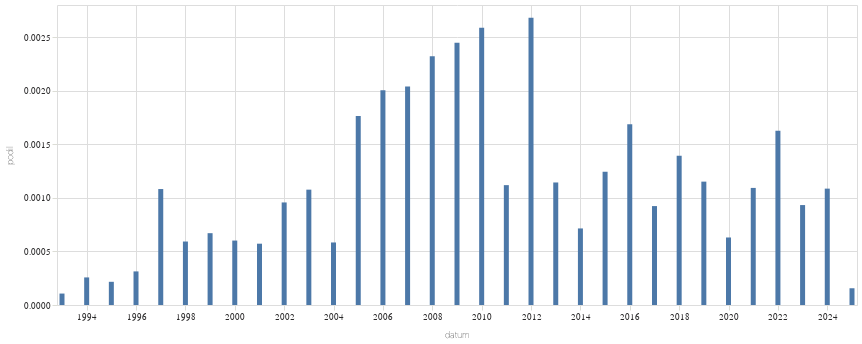

Notebook code for this chart:
### Code cell
alt.Chart(
    zavorka("výkřiky").to_pandas(),
    width = 800
).mark_bar(
).encode(
    alt.X('datum:T'),
    alt.Y('podil:Q')
)

### Figure 1 — Vega-Lite specification as saved in the notebook (floating-point values rounded to 4 significant figures)
{"config": {"title": {"font": "Noticia Text", "fontSize": 11.5, "anchor": "start", "lineHeight": 19, "fontWeight": "bolder", "subtitleFont": "Noticia Text", "subtitleFontSize": 10, "subtitleLineHeight": 15, "subtitlePadding": 10, "dy": -10, "color": "#292829", "subtitleColor": "#292829"}, "axis": {"labelFont": "Asap", "titleFont": "Asap", "fontWeight": "lighter", "titleFontWeight": "lighter", "labelFontSize": 9, "titleFontSize": 9, "labelPadding": 2, "titlePadding": 9, "domainOpacity": 0, "tickColor": "#DCDDD6", "labelColor": "#292829"}, "legend": {"labelFont": "Asap", "labelFontWeight": "normal", "titleFont": "Asap", "titleFontWeight": "normal", "labelFontSize": 9, "titleFontSize": 9, "labelColor": "#292829"}}, "data": {"name": "data-1703025a2f007c08f71a3f12e7ceb5e0"}, "mark": {"type": "bar"}, "encoding": {"x": {"field": "datum", "type": "temporal"}, "y": {"field": "podil", "type": "quantitative"}}, "width": 800, "$schema": "https://vega.github.io/schema/vega-lite/v5.8.0.json", "datasets": {"data-1703025a2f007c08f71a3f12e7ceb5e0": [{"id": 1, "datum": "1993-01-01T00:00:00", "id_right": 9366, "podil": 0.0001068}, {"id": 2, "datum": "1994-01-01T00:00:00", "id_right": 7771, "podil": 0.0002574}, {"id": 2, "datum": "1995-01-01T00:00:00", "id_right": 9237, "podil": 0.0002165}, {"id": 3, "datum": "1996-01-01T00:00:00", "id_right": 9568, "podil": 0.0003135}, {"id": 18, "datum": "1997-01-01T00:00:00", "id_right": 16632, "podil": 0.001082}, {"id": 7, "datum": "1998-01-01T00:00:00", "id_right": 11816, "podil": 0.0005924}, {"id": 14, "datum": "1999-01-01T00:00:00", "id_right": 20885, "podil": 0.0006703}, {"id": 15, "datum": "2000-01-01T00:00:00", "id_right": 24941, "podil": 0.0006014}, {"id": 12, "datum": "2001-01-01T00:00:00", "id_right": 20971, "podil": 0.0005722}, {"id": 16, "datum": "2002-01-01T00:00:00", "id_right": 16715, "podil": 0.0009572}, {"id": 24, "datum": "2003-01-01T00:00:00", "id_right": 22293, "podil": 0.001077}, {"id": 12, "datum": "2004-01-01T00:00:00", "id_right": 20561, "podil": 0.0005836}, {"id": 41, "datum": "2005-01-01T00:00:00", "id_right": 23234, "podil": 0.001765}, {"id": 29, "datum": "2006-01-01T00:00:00", "id_right": 14472, "podil": 0.002004}, {"id": 29, "datum": "2007-01-01T00:00:00", "id_right": 14220, "podil": 0.002039}, {"id": 34, "datum": "2008-01-01T00:00:00", "id_right": 14651, "podil": 0.002321}, {"id": 41, "datum": "2009-01-01T00:00:00", "id_right": 16744, "podil": 0.002449}, {"id": 33, "datum": "2010-01-01T00:00:00", "id_right": 12756, "podil": 0.002587}, {"id": 20, "datum": "2011-01-01T00:00:00", "id_right": 17878, "podil": 0.001119}, {"id": 39, "datum": "2012-01-01T00:00:00", "id_right": 14550, "podil": 0.00268}, {"id": 11, "datum": "2013-01-01T00:00:00", "id_right": 9619, "podil": 0.001144}, {"id": 15, "datum": "2014-01-01T00:00:00", "id_right": 20991, "podil": 0.0007146}, {"id": 27, "datum": "2015-01-01T00:00:00", "id_right": 21692, "podil": 0.001245}, {"id": 39, "datum": "2016-01-01T00:00:00", "id_right": 23117, "podil": 0.001687}, {"id": 17, "datum": "2017-01-01T00:00:00", "id_right": 18413, "podil": 0.0009233}, {"id": 29, "datum": "2018-01-01T00:00:00", "id_right": 20820, "podil": 0.001393}, {"id": 29, "datum": "2019-01-01T00:00:00", "id_right": 25186, "podil": 0.001151}, {"id": 15, "datum": "2020-01-01T00:00:00", "id_right": 23803, "podil": 0.0006302}, {"id": 22, "datum": "2021-01-01T00:00:00", "id_right": 20133, "podil": 0.001093}, {"id": 34, "datum": "2022-01-01T00:00:00", "id_right": 20911, "podil": 0.001626}, {"id": 23, "datum": "2023-01-01T00:00:00", "id_right": 24660, "podil": 0.0009327}, {"id": 26, "datum": "2024-01-01T00:00:00", "id_right": 23938, "podil": 0.001086}, {"id": 2, "datum": "2025-01-01T00:00:00", "id_right": 12792, "podil": 0.0001563}]}}
